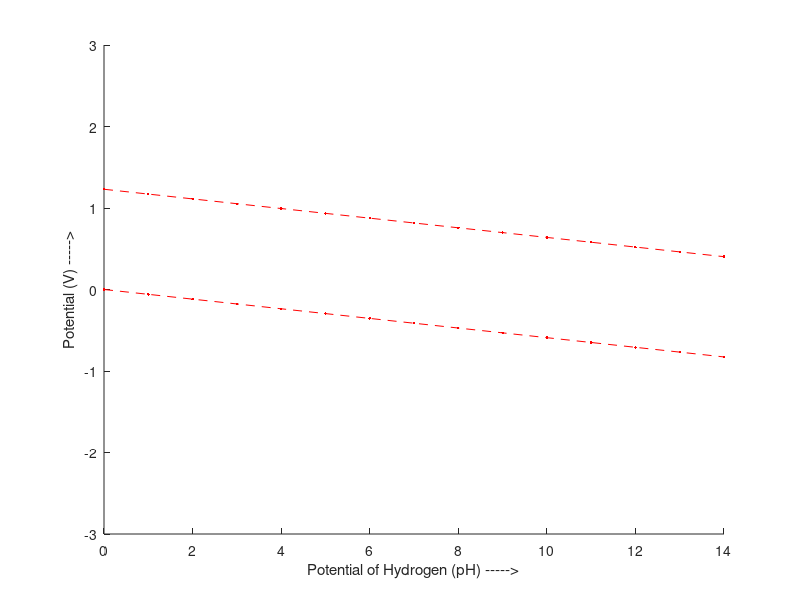
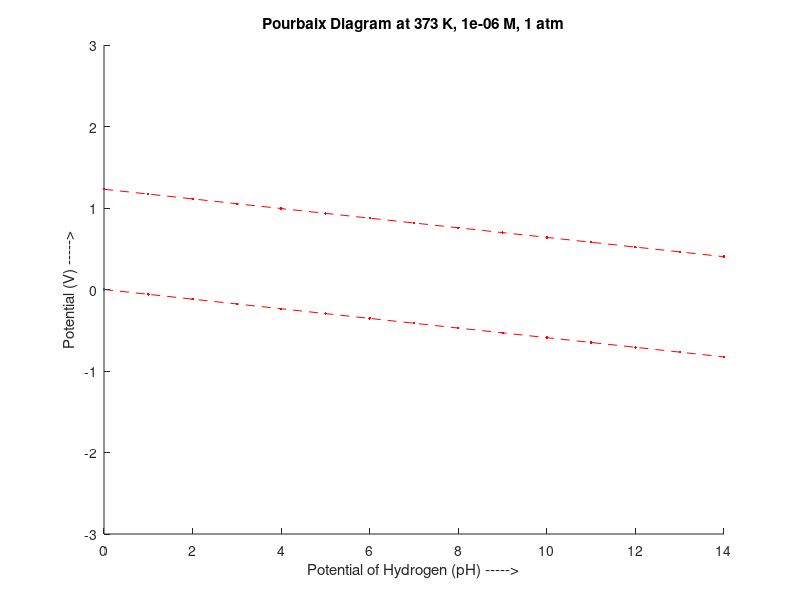

These charts were generated, in order, by the following MATLAB code: (Note: this script raises an error after producing the figures.)
clc
figure('Name','Draft Pourbaix Diagram','NumberTitle','off');
hold on
prompt0 = {'Lower Limit of X','Upper Limit of X','Lower Limit of Y','Upper Limit of Y'};
data0 = {'0','14','-3','3'};
p0 = inputdlg(prompt0,'Axis',[1,40],data0);
dp0 = str2double(p0);
axis([dp0(1) dp0(2) dp0(3) dp0(4)])

fprintf('Note 1: Enter Gibbs Free Energy values in terms of J/mol');
fprintf('\nNote 2: If Hydrides are given then replace it with Hydroxides');
fprintf('\nNote 3: If equation has only e- then it is a horizontal line');
fprintf('\nNote 4: If equation has only H+ ions then it is a vertical line');
fprintf('\nNote 5: If equation has both e- and H+ then it is a sloped line');

%Initital Values%
prompt1 = {'Number of Reactions','Temperature (K)','Concentration of Ion','G of Metal','G of Metal Ion 1','G of Metal Ion 2','G of Metal Oxide 1','G of Metal Oxide 2','G of Metal Oxide Ion','G of Metal Hydroxide','G of Alloy Oxide','G of Water','Partial Pressure of Gases in atm','No of Horizontal Line','No of Vertical Line','No of Sloped Line'};
data1 = {'5','373','1e-06','-10767','-409935','0','-2017975','0','-916882','0','0','-312520','1','1','2','2'};
p1 = inputdlg(prompt1,'Initial Values',[1,40],data1);
dp1 = str2double(p1);
noe = dp1(1); temp = dp1(2); Conc = dp1(3); g_m = dp1(4); g_mi1 = dp1(5); g_mi2 = dp1(6); 
g_mo1 = dp1(7); g_mo2 = dp1(8); g_moi = dp1(9); g_mho = dp1(10); g_m1m2o=dp1(11); g_w = dp1(12);
g_h=0; g_e=0; ppog = dp1(13); horil = dp1(14); vertil = dp1(15); slopl = dp1(16);
F = 96485; R = 8.314;
c1 = ((2.303*R*temp)/F);

%Storage Values
f1 = 1; f2 = 1; f3 = 1;
Ea = zeros(horil,1);
pH = zeros(vertil,1);
EwpH = zeros(slopl,15);

%Constant Water Stability%
X_axis = 0:1:14;
E_H2 = -(0.0591*X_axis);
E_O2 = 1.23-(0.0591*X_axis);
plot(X_axis,E_H2,'--.r',X_axis,E_O2,'--.r');
xlabel('Potential of Hydrogen (pH) ----->');
ylabel('Potential (V) ----->');

fprintf('\nNote 6: Enter your equations with electrons and protons on reacting side');
if(noe==0)
    fprintf('\nPlease Enter the Number of Equations!');
end

%Co-Efficient
if(noe>=1)
    for i1=1:noe
        prompt2 = {'Coeff of Reactant Metal Ion 1','Coeff of Reactant Metal Ion 2','Coeff of Reactant Metal Oxide 1','Coeff of Reactant Metal Oxide 2','Coeff of Reactant Metal Oxide Ion','Coeff of Reactant Metal Hydroxide','Coff of Reactant Alloy Oxide','Coeff of Reactant H+','Coeff of Reactant e-','Coeff of Product Metal','Coeff of Product Metal Ion 1','Coeff of Product Metal Ion 2','Coeff of Product Metal Oxide 1','Coeff of Product Metal Oxide 2', 'Coeff of Product Metal Oxide Ion','Coeff of Product Metal Hydroxide','Coff of Product Alloy Oxide', 'Coeff of Product Water'};
        p2 = inputdlg(prompt2, "Reactions", [1,50]);
        dp2 = str2double(p2);
        a=dp2(1);b=dp2(2);c=dp2(3);d=dp2(4);e=dp2(5);f=dp2(6);g=dp2(7);m=dp2(8);n=dp2(9);
        h=dp2(10);i=dp2(11);j=dp2(12);k=dp2(13);l=dp2(14);o=dp2(15);p=dp2(16);q=dp2(17);r=dp2(18);
        %Assigning%
        arr1 = [a b c d e f g m n];
        arr2 = [h i j k l o p q r];
        comarr1 = [g_mi1 g_mi2 g_mo1 g_mo2 g_moi g_mho g_m1m2o g_h g_e];
        comarr2 = [g_m g_mi1 g_mi2 g_mo1 g_mo2 g_moi g_mho g_m1m2o g_w];
        
        %Calculation of Gibbs Free Energy%
        greact=0;
        gpdt=0;
        for i2=1:length(arr1)
            if(arr1(i2)>=1)
                greact = greact + (arr1(i2)*comarr1(i2));
            end
        end
        for i3=1:length(arr2)
            if(arr2(i3)>=1)
                gpdt = gpdt + (arr2(i3)*comarr2(i3));
            end
        end
        totg = gpdt-greact;

        %Calculation of Concentration%
        brr1 = [a b e];
        brr2 = [i j o];
        logr=0;
        logp=0;
        for i4=1:length(brr1)
            logr = logr + (brr1(i4)*log10(Conc)); 
        end
        for i5=1:length(brr2)
            logp = logp + (brr2(i5)*log10(Conc)); 
        end
        totlog = logp-logr;

        %Partial Pressure Calculation%
        if(temp==298)
            tppog = 0;
        elseif(temp>298 || temp<298)
            crr1 = [0 0];
            crr2 = [r 0];
            ppogr = 0;
            ppogp = 0;
            for i6=1:length(crr1)
                ppogr = ppogr + (crr1(i6)*log10(ppog)); 
            end
            for i7=1:length(crr2)
                ppogp = ppogp + (crr2(i7)*log10(ppog)); 
            end
            tppog = ppogp-ppogr;
        end

        %Conditions%
        if((m==0)&&(n>=1))
            enot1 = totg/(-n*F);
            ctemp1 = c1/n;
            tote1 = enot1-(ctemp1*totlog)-(ctemp1*tppog);
            Ea(f1,:) = tote1;
            f1=f1+1;
            yline(tote1,'-b');
        elseif((m>=1)&&(n==0))
            Keq = exp((-totg)/(R*temp));
            Klog = log10(Keq);
            pH1 = (Klog-tppog-totlog)/m;
            pH(f2,:) = pH1;
            f2=f2+1;
            xline(pH1,'-k');
        elseif((m>=1)&&(n>=1))
            enot2 = totg/(-n*F);
            ctemp2 = c1/n;
            pH2 = 0:1:14;
            tote2 = enot2-(ctemp2*totlog)-(ctemp2*m*pH2)-(ctemp2*tppog);
            EwpH(f3,:) = tote2;
            f3=f3+1;
            plot(pH2, tote2,'-m');
        end
    end
end
hold off

%Boundaries for number of equations = 5
if(noe<=5)
    figure('Name','Pourbaix Diagram','NumberTitle','off'); 
    hold on
    title(['Pourbaix Diagram at ',num2str(temp),' K, ',num2str(Conc),' M, ',num2str(ppog),' atm'])
    axis([dp0(1) dp0(2) dp0(3) dp0(4)])
    pHx = 0:1:14;
    E_H2 = -(0.0591*pHx);
    E_O2 = 1.23-(0.0591*pHx);
    plot(pHx,E_H2,'--.r',pHx,E_O2,'--.r');
    xlabel('Potential of Hydrogen (pH) ----->');
    ylabel('Potential (V) ----->');
    if(horil==1 && vertil==2 && slopl==2)
        minpH = min(pH);
        maxpH = max(pH);
        h1 = 0:0.0001:minpH;
        yh1 = Ea*ones(size(h1));
        plot(h1,yh1,'LineWidth',1.5);
        sl1 = EwpH(1,:);
        sl2 = EwpH(2,:);
        md1 = linspace(minpH,maxpH,length(sl1));
        md2 = linspace(maxpH,14,length(sl2));
        l1 = EwpH(1,pHx >= minpH & pHx <= maxpH);
        l2 = EwpH(1,pHx >= maxpH & pHx <= 14);
        l3 = EwpH(2,pHx >= minpH & pHx <= maxpH);
        l4 = EwpH(2,pHx >= maxpH & pHx <= 14);
        esl1 = linspace(l1(1),l1(length(l1)),15);
        esl2 = linspace(l2(1),l2(length(l2)),15);
        esl3 = linspace(l3(1),l3(length(l3)),15);
        esl4 = linspace(l4(1),l4(length(l4)),15);
        s1 = diff(sl1)/diff(md1);
        s2 = diff(sl2)/diff(md1);
        [x1,y1] = polyxpoly(pHx,sl1,pHx,sl2);
        if s1 > s2
            plot(md2,esl4,'LineWidth',1.5);
            plot(md1,esl1,'LineWidth',1.5);
        else 
            plot(md1,esl2,'LineWidth',1.5);
            plot(md2,esl3,'LineWidth',1.5);
        end
        v1 = dp0(4):-0.0001:Ea;
        xv1 = minpH*ones(size(v1));
        plot(xv1, v1,'LineWidth',1.5);
        v2 = dp0(4):-0.0001:y1;
        xv2 = x1*ones(size(v2));
        plot(xv2, v2,'LineWidth',1.5);        
    else
        fprintf('\nPlease Enter the Equation with 1 Horizontal, 2 Vertical and 2 Sloped Lines');
    end
else
    fprintf('\nStill Working on Equations > 5!');
end
